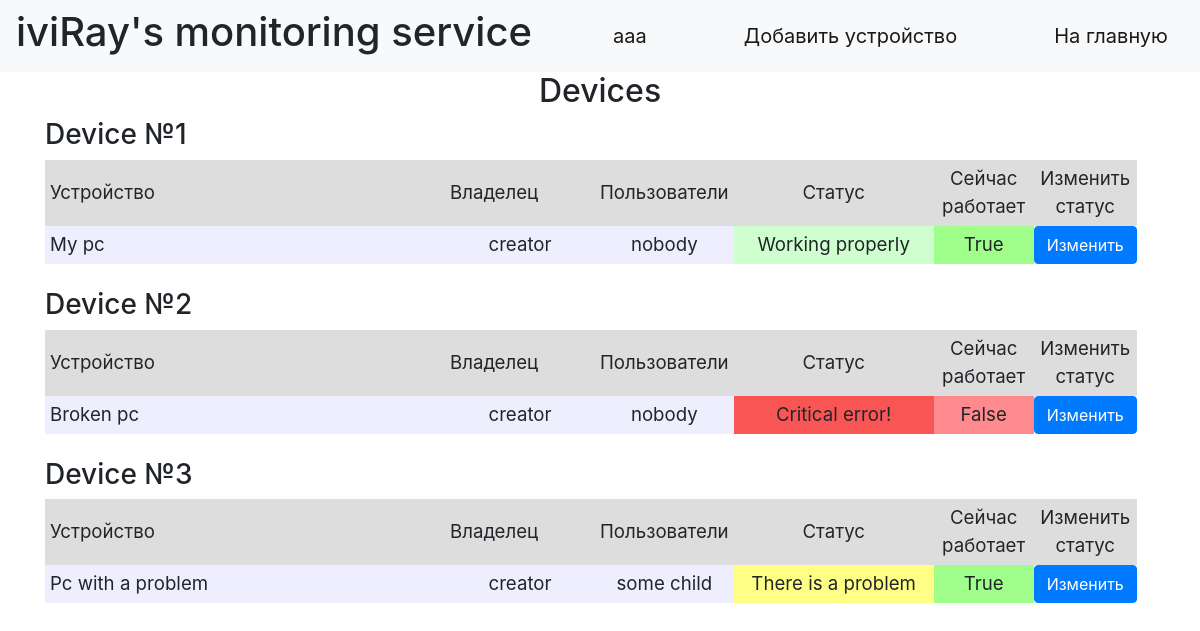
The page / (signed in) on the database its author committed.
### data/users.py (models this page shows, shortened)
class User(SqlAlchemyBase, UserMixin):
    __tablename__ = 'users'
    id = sqlalchemy.Column(sqlalchemy.Integer, primary_key=True, autoincrement=True)
    name = sqlalchemy.Column(sqlalchemy.String, nullable=True)
    about = sqlalchemy.Column(sqlalchemy.String, nullable=True)
    email = sqlalchemy.Column(sqlalchemy.String, index=True, unique=True, nullable=True)
    hashed_password = sqlalchemy.Column(sqlalchemy.String, nullable=True)
    created_date = sqlalchemy.Column(sqlalchemy.DateTime, default=datetime.datetime.now)

### data/objects.py (models this page shows)
class Objects(SqlAlchemyBase):
    __tablename__ = 'objects'
    id = sqlalchemy.Column(sqlalchemy.Integer,
                           primary_key=True, autoincrement=True)
    device = sqlalchemy.Column(sqlalchemy.String, nullable=True)
    creator = sqlalchemy.Column(sqlalchemy.String, nullable=True)
    status = sqlalchemy.Column(sqlalchemy.String, nullable=True)
    users = sqlalchemy.Column(sqlalchemy.String, nullable=True)
    is_working = sqlalchemy.Column(sqlalchemy.Boolean, nullable=True)
    created_date = sqlalchemy.Column(sqlalchemy.DateTime,
                                     default=datetime.datetime.now)

### main.py (the view)
@app.route("/")
def index():
    db_sess = db_session.create_session()
    objects = db_sess.query(Objects).all()
    users = db_sess.query(User).all()
    names = {name.id: name.name for name in users}
    return render_template("index.html", objects=objects, names=names, title='iviRayMS')

### data/db_session.py (called while the page is built)
def create_session() -> Session:
    global __factory
    return __factory()

### main.py (called while the page is built)
@login_manager.user_loader
def load_user(user_id):
    db_sess = db_session.create_session()
    return db_sess.query(User).get(user_id)

### templates/index.html (shortened to what this page needs)
{% extends "base.html" %}
{% block content %}
<h2 align="center">Devices</h2>
{% for object in objects %}
<h3>Device №{{ object.id }}</h3>
<div class="table_container">
    <table class="my_table">
        <tr class="my_row">
            <td class="title" width="400px" bgcolor="#dddddd">Устройство</td>
            <td class="title" width="150px" bgcolor="#dddddd">Владелец</td>
            <td class="title" width="100px" bgcolor="#dddddd" align="center">Пользователи</td>
            <td class="title" width="200px" bgcolor="#dddddd" align="center">Статус</td>
            <td class="title" width="100px" bgcolor="#dddddd" align="center">Сейчас работает</td>
            <td class="title" width="100px" bgcolor="#dddddd" align="center">Изменить статус</td>
        </tr>
        <tr class="my_row">
            <td class="ordinary" bgcolor="#eeeeff">{{ object.device.capitalize() }}</td>
            <td class="ordinary" bgcolor="#eeeeff" align="center">{{ object.creator }}</td>
            <td class="ordinary" bgcolor="#eeeeff" align="center">{{ object.users }}</td>
            {% if object.status == "properly" %}
            <td class="ordinary" bgcolor="#cfffcf" align="center">Working properly</td>
            {% elif object.status == "warning" %}
            <td class="ordinary" bgcolor="#ffff85" align="center">There is a problem</td>
            {% else %}
            <td class="ordinary" bgcolor="#fa5555" align="center">Critical error!</td>
            {% endif %}
            {% if object.is_working %}
            <td class="ordinary" bgcolor="#9fff8a" align="center">{{ object.is_working }}</td>
            {% else %}
            <td class="ordinary" bgcolor="#ff8a8e" align="center">{{ object.is_working }}</td>
            {% endif %}
            <td class="btn btn-primary " href="/addobject">Изменить</td>
        </tr>
    </table>
</div>
<br>
{% endfor %}
{% endblock %}

### templates/base.html (shortened to what this page needs)
<!DOCTYPE html>
<html lang="en">
<head>
    <link rel="stylesheet" href="https://stackpath.bootstrapcdn.com/bootstrap/4.4.1/css/bootstrap.min.css"
>
    <link rel="stylesheet" type="text/css" href="../static/css/style.css"/>
</head>
<body>
<header>
    <nav class="navbar navbar-light bg-light">
        <h1>iviRay's monitoring service</h1>
        {% if current_user.is_authenticated %}
        <a class="navbar-brand" href="/logout">{{ current_user.name }}</a>
        <a class="navbar-brand" href="/addobject">Добавить устройство</a>
        {% else %}
        <p>
            <a class="btn btn-primary " href="/register">Register</a>
            <a class="btn btn-success" href="/login">Log in</a>
        </p>
        {% endif %}
        <a class="navbar-brand" href="/">На главную</a>
    </nav>
</header>
<main role="main" class="container">
    {% block content %}{% endblock %}
</main>
</body>
</html>

### static/css/style.css (style rules this page uses)
td.title { background-color: "#ffcc00"; align: "center"; font-size: 14pt; padding: 5px; }
td.ordinary { background-color: "#662f73"; align: "center"; font-size: 14pt; padding: 5px; }

### rows shown on the page
User: name "aaa"
Objects: id "1", device "My pc", creator "creator", users "nobody", status "Working properly", is_working "True"
Objects: id "2", device "Broken pc", creator "creator", users "nobody", status "Critical error!", is_working "False"
Objects: id "3", device "Pc with a problem", creator "creator", users "some child", status "There is a problem", is_working "True"
